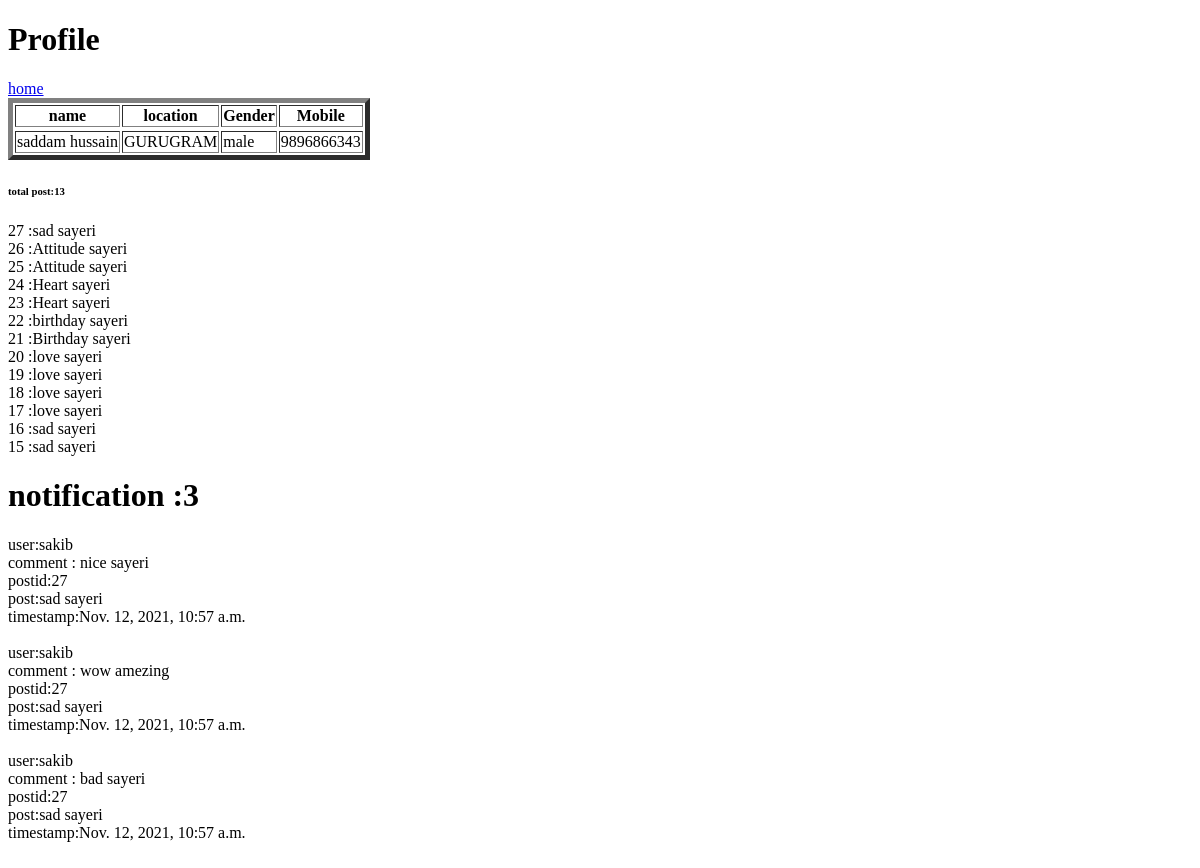
The page /profile (signed in) on the database as committed earlier.
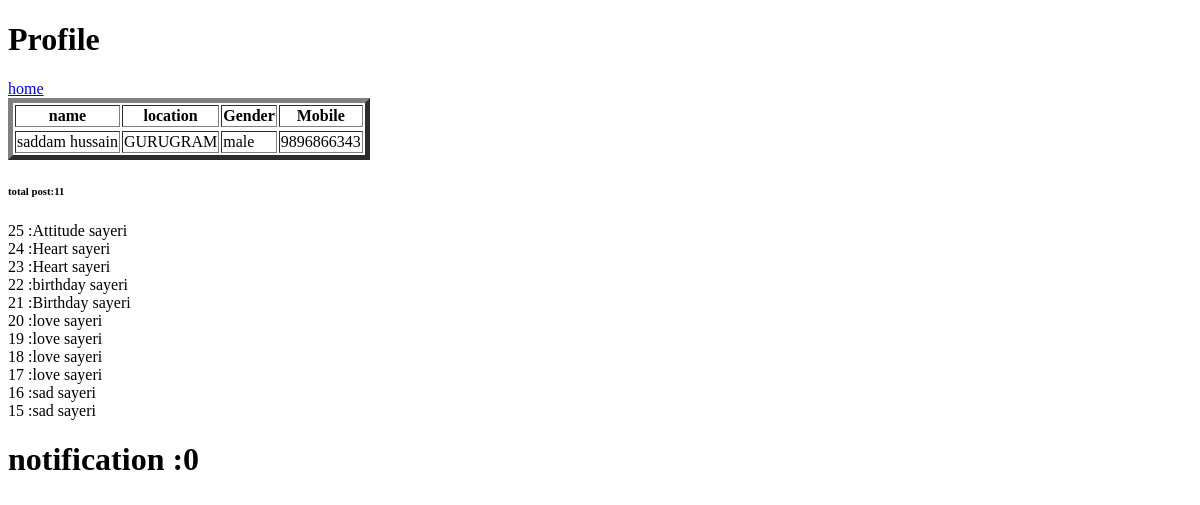
The same page on the database as committed later.
### blog_app/models.py (models this page shows)
class Post(models.Model):
    title = models.CharField(max_length=200)
    image=models.ImageField(upload_to='images/')
    author = models.ForeignKey(User, on_delete= models.CASCADE,related_name='blog_posts')
    cotegory=models.CharField(max_length=100,choices=cotegory,default='love_sayeri')
    updated_on = models.DateTimeField(auto_now= True)
    content = models.TextField()
    created_on = models.DateTimeField(auto_now_add=True)
    status = models.IntegerField(choices=STATUS, default=0)
    class Meta:
        ordering = ['-created_on']
    def __str__(self):
        return self.title

class notification(models.Model):
    userc=models.ForeignKey(User, on_delete=models.CASCADE)
    post=models.ForeignKey(Post, on_delete=models.CASCADE)
    postid=models.IntegerField(null=True)
    postauthor=models.CharField(max_length=50)
    comment=models.TextField()
    timestamp=models.DateTimeField(default=now)

### blog_app/views.py (the view)
# urls.py: path('profile',views.profile,name='profile'),
@login_required
def profile(request):
    user=request.user
    data=UserProfile.objects.get(user=user)
    post=Post.objects.filter(author=user)
    noti=notification.objects.filter(postauthor=user).order_by('-id')[:10]
    return render(request,'profile.html',{'data':data,'post':post,'noti':noti})

### blog_app/templates/profile.html (shortened to what this page needs)
<!DOCTYPE html>
<html lang="en">
<head>
</head>
<body>
    <table border="5">
        <h1>Profile</h1> <a href="/" >home</a>
        <tr>
            <thead>
                <th>name</th>
                <th>location</th>
                <th>Gender</th>
                <th>Mobile</th>
            </thead>
        </tr>
        <tr>
            <td>{{data.full_name}}</td>
            <td>{{data.location}}</td>
            <td>{{data.gender}}</td>
            <td>{{data.mobile}}</td>
        </tr>
    </table>
</body>
<h6>total post:{{post.count}}</h6>
{% for post in post%}
{{post.id}} :{{post.title}}  <br>
{%endfor%}
<h1>notification :{{noti.count}}</h1>
{% for noti in noti%}
user:{{noti.userc}} <br>
comment : {{noti.comment}} <br>
postid:{{noti.postid}} <br>
post:{{noti.post}} <br>
timestamp:{{noti.timestamp}}<br>
<br>    {%endfor%}
</html>

Rows that differ between the two databases and show on the page:
removed Post: id "27", title "sad sayeri"
removed Post: id "26", title "Attitude sayeri"
removed notification: userc "sakib", comment "nice sayeri", postid "27", post "sad sayeri", timestamp "Nov. 12, 2021, 10:57 a.m."
removed notification: userc "sakib", comment "wow amezing", postid "27", post "sad sayeri", timestamp "Nov. 12, 2021, 10:57 a.m."
removed notification: userc "sakib", comment "bad sayeri", postid "27", post "sad sayeri", timestamp "Nov. 12, 2021, 10:57 a.m."
Other text that changed with them:
{{ post.count }}: "13" → "11"
{{ noti.count }}: "3" → "0"
